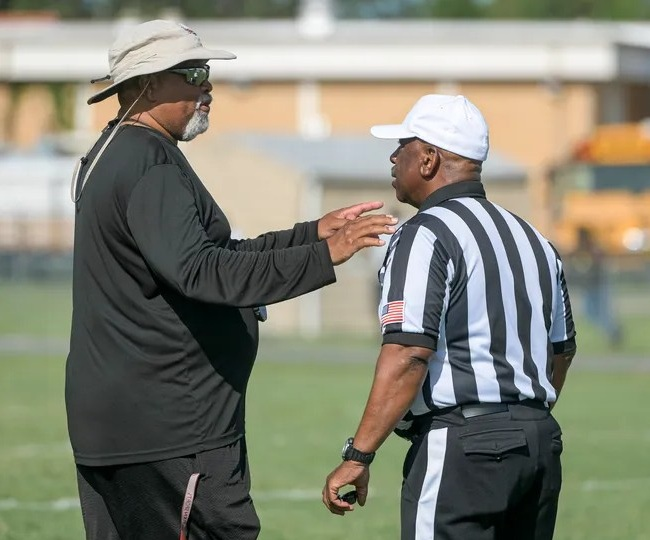
#> input picture referee/referee.jpg, 650 x 540 px, found by its file name
$ jupyter execute Homework1_USERNAME.ipynb   (shell and % lines are left out)
#> lines starting #> are read from the running program, lines starting #| are printed output that depends on the picture
#**ECE 4554 / ECE 5554 / Computer Vision**
This file contains the coding problems (Problems 5 and 6) for Homework 1.
Your job is to implement/modify the sections within this notebook that are marked with "TO DO".

##**TO DO**: Enter your Virginia Tech username (PID) here: ____________________
(Your username is normally part of your email address, as in username@vt.edu.)

##**Honor Code reminder**

Please review the Honor Code statement in the syllabus. This is not a "team project". If you obtained  code or were inspired by code from any source except the instructor, you must cite those sources in your solution.

##**Code libraries**
You are allowed to use NumPy and Matplotlib functions to perform matrix operations and graphics/plotting operations. You are also allowed to use any OpenCV functions that are provided in this start-up notebook. Do not use any other library functions without permission from the instructor.

##**Submission guidelines** for the coding problems (Google Colab)

1. Please verify that you have entered your Virginia Tech username in all of the appropriate places.
2. After your solutions are complete, click Runtime->"Restart and run all"; then verify that all of your solutions are visible in this notebook.
3. Click File->Save near the top of the page to save the latest version of your notebook at Google Drive.
4. Verify that the last 2 cells have executed, creating a PDF version of this notebook at Google Drive. (If you face difficulty with this step, please refer to https://pypi.org/project/notebook-as-pdf/)
5. Look at the PDF file and confirm that all of your solutions are displayed correctly there.
6. Download your notebook file and the PDF version to your laptop.
7. On your laptop, create a ZIP file that contains your notebook file and the image file that you provided for Problem 6(a). For the zip file, use file name Homework1_Code_USERNAME.zip, with your own username.
6. For your PDF version, use file name Homework1_Notebook_USERNAME.pdf, with your own username.
7. **<span style="color:blue"> Submit these 2 files and your PDF file for Problems 1-4 SEPARATELY to Canvas.**</span> Do not zip them all together.

#**Environment Set-up**

[cell 1]
# Mount your Google Drive to this notebook
# The purpose is to allow your code to access your files
from google.colab import drive
drive.mount('/content/drive')

[cell 2]
# Change the directory to your own working directory
# You code will be able to read and write files in your working directory
# TO DO: If needed, edit the 'chdir' line to provide your Google-Drive directory name
import os
os.chdir('/content/drive/My Drive/Colab Notebooks/HW1/')

[cell 3]
# Import library modules and print version information
import sys
import cv2 # OpenCV library
import numpy as np
import matplotlib.pyplot as plt
from PIL import Image # PIL is the Python Imaging Library

# The following is a substitute for cv2.imshow,
#  which you would use if running on your local machine but Colab does not support it
from google.colab.patches import cv2_imshow

print('Python version:', sys.version)
print('OpenCV version:', cv2.__version__)
print('NumPy version: ', np.__version__)

#**Problem 5: Working with Python and NumPy (10 points)**

a) For each of the following Python commands, write a brief sentence or phrase that describes the result. (You don't need to write the numerical result.) Try to guess the outputs before running the commands interactively. If needed, consult "Familiarization with Colab" and other documentation.

[cell 4]
a = np.array([[1,2,3], [4,5,6]])
b = a[0,:]
c = a[:,2]
d = np.matmul(a.T, a)
e = a + 0.5 * np.ones_like(a)

v = np.random.randn(2,3)
w = v[v>=0]
x = np.arange(0,9)
y = x.reshape(3,3)
z = np.random.permutation(9)

TO DO:  Write your descriptions here, in this text box.

[cell 5]
# Verify your answers
print(f'a: {a}\n\n b: {b}\n\n c: {c}\n\n d: {d}\n\n e: {e}\n\n v: {v}\n\n w: {w}\n\n x: {x}\n\n y: {y}\n\n z: {z}')

b) Let y be the vector: y = np.array([1, 2, 3, 4, 5, 6]). Use the reshape command to form a new matrix z that looks like this:

 [[1,2],[3,4],[5,6]]

[cell 6]
y = np.array([1, 2, 3, 4, 5, 6])
###################################
# TO DO: write the code to create z

z = 0 # (replace this line with your code)

###################################
print(f'z: {z}')

c) Use np.max and np.where to set x to the maximum value that occurs in z (from the previous part of this problem), and set r to the row location and c to the column location where that maximum value occurs. Remember that Python uses 0-indexing.

[cell 7]
###################################
# TO DO: write the code to assign values to x, r, and c

x = 0 # (replace these lines with your code)
r = 0
c = 0

###################################
print(f'x: {x}\nr: {r}\nc: {c}')

d) Let v be the vector that is shown in the code block below. Create a new list w, and assign to it all the numbers greater than 5 in v. (Try to do this last step using one line of Python code.)

[cell 8]
v = np.array([1, 8, 9, 2, 1, 3, 1, 9])
###################################
# TO DO: write the code to create w

w = 0 # (replace this line with your code)

###################################
print(f'w: {w}')

e) Let N be the number of characters in your last name. (E.g., for "Smith", I would write the line of code N=5.) Use np.random.randint and create an array named u that contains the result of rolling a six-sided die over N trials.

[cell 9]
###################################
# TO DO: write the code

u = 0 # (replace this line with your code)

###################################
print(f'u: {u}')

f) Create a matrix of integers, of size 60 rows x 80 columns, with the name `ramp`. Initialize each element of `ramp` to 0, and then modify the matrix as follows: for columns 40 to 79 (inclusive), let c represent the current column index and assign the value c to all elements in that column.

[cell 10]
###################################
# TO DO: write the code
# The following is a temporary assignment to ramp;
#  try it, just for illustration of imshow(), and then replace this line with your code
ramp = np.random.randint(0, 256, size = (60,80))


###################################
# The next line should display your matrix ramp as a monochromatic image
# With a different color map (cmap), the plot would the display would be color-coded

plt.imshow(ramp.astype(np.uint8), interpolation='none', cmap=plt.cm.gray)
print(f'shape of ramp: {ramp.shape}')
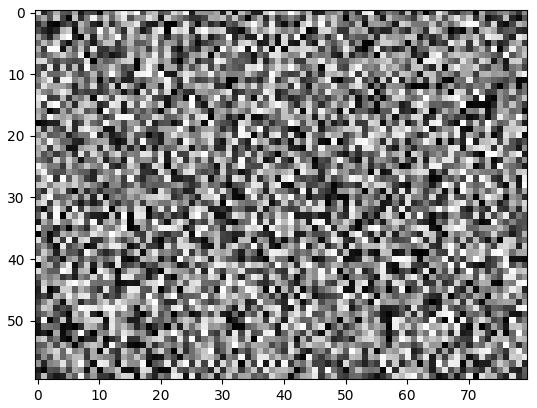
#> figure drawn by matplotlib, 1 panel

g) Create a new matrix ramp2 that represents a *color* image that has the same number of rows and columns as ramp, but with 3 channels to represent Red, Green, and Blue values. Set the values in ramp2 to be green (i.e., R = 0, G =255, B = 0) wherever the intensity in ramp is greater than the threshold t = 70; the values in ramp2 should be black everywhere else. Be careful with type-casting. Display ramp2 so that only black and green appear.

[cell 11]
###################################
# TO DO: write the code


###################################

#**Problem 6: More image operations (10 points)**

For this problem, you will write Python/NumPy/OpenCV code that will input an image and then perform some image-based operations. Before starting,
you should upload the file `referee.jpg` to your working directory at Google Drive. (Credit for this photo: Paul Ryan for the Daily Commercial newspaper.)

First, verify that you can read an image from a file, convert it to a new image in grayscale format, and then display both images.

Unlike the previous problem, this example uses cv2_imshow to display images.

[cell 12]
# read an image file, and then display color and grayscale versions of the image
img_color = cv2.imread("referee.jpg", cv2.IMREAD_COLOR)
#> img_color is the input picture: shape (540, 650, 3); mean B, G, R 117.4, 132.1, 131.6
cv2_imshow(img_color)
print(f'shape of img_color: {img_color.shape}')
#| shape of img_color: (540, 650, 3)

print ('\n')
img_grayscale = cv2.cvtColor(img_color, cv2.COLOR_BGR2GRAY)
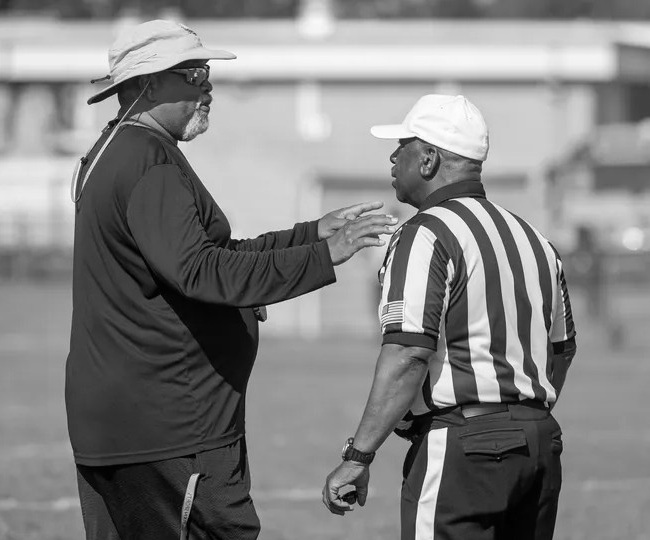
#> img_grayscale: shape (540, 650); min 0, max 255, mean 130.3
cv2_imshow(img_grayscale)
print(f'shape of img_grayscale: {img_grayscale.shape}')
#| shape of img_grayscale: (540, 650)
